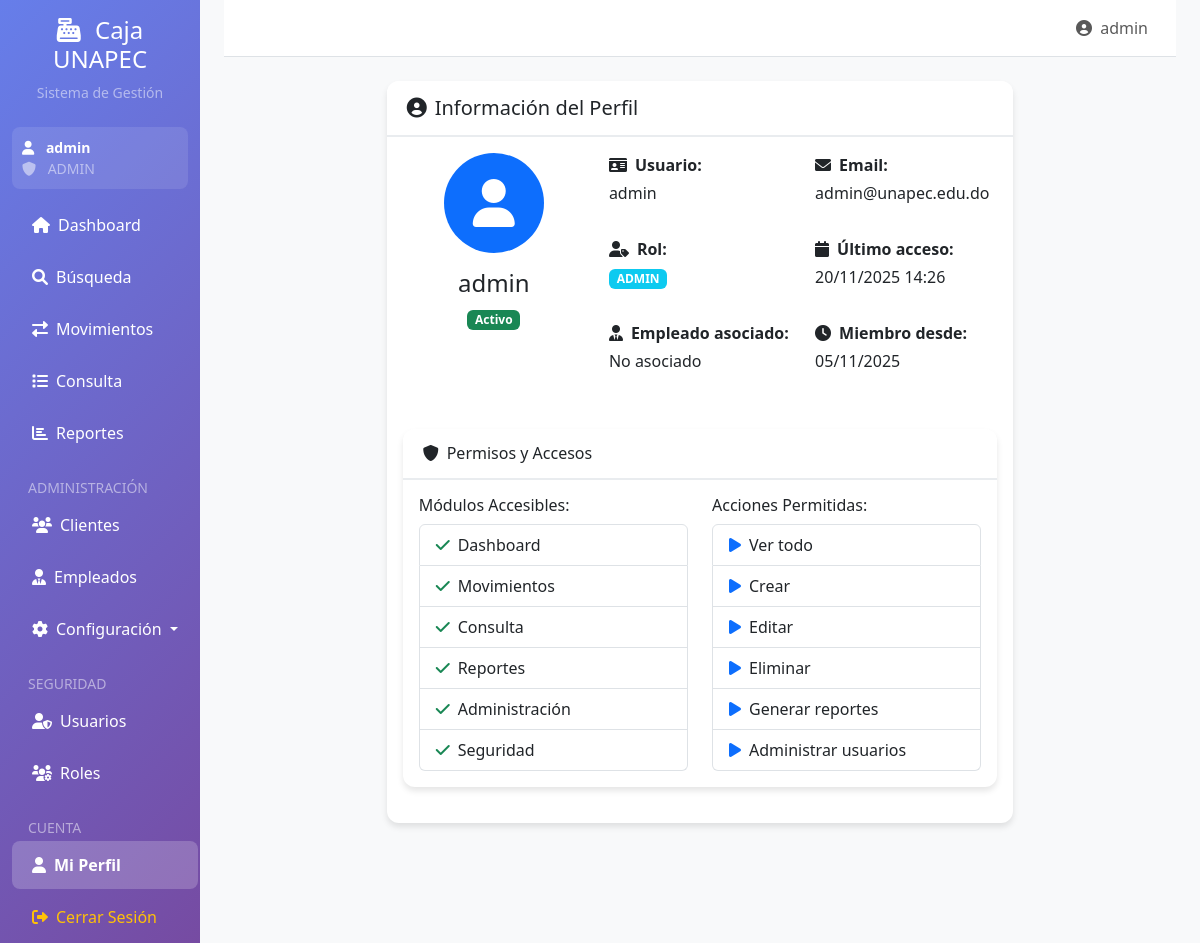
Page /perfil (signed in) on the earlier database version.
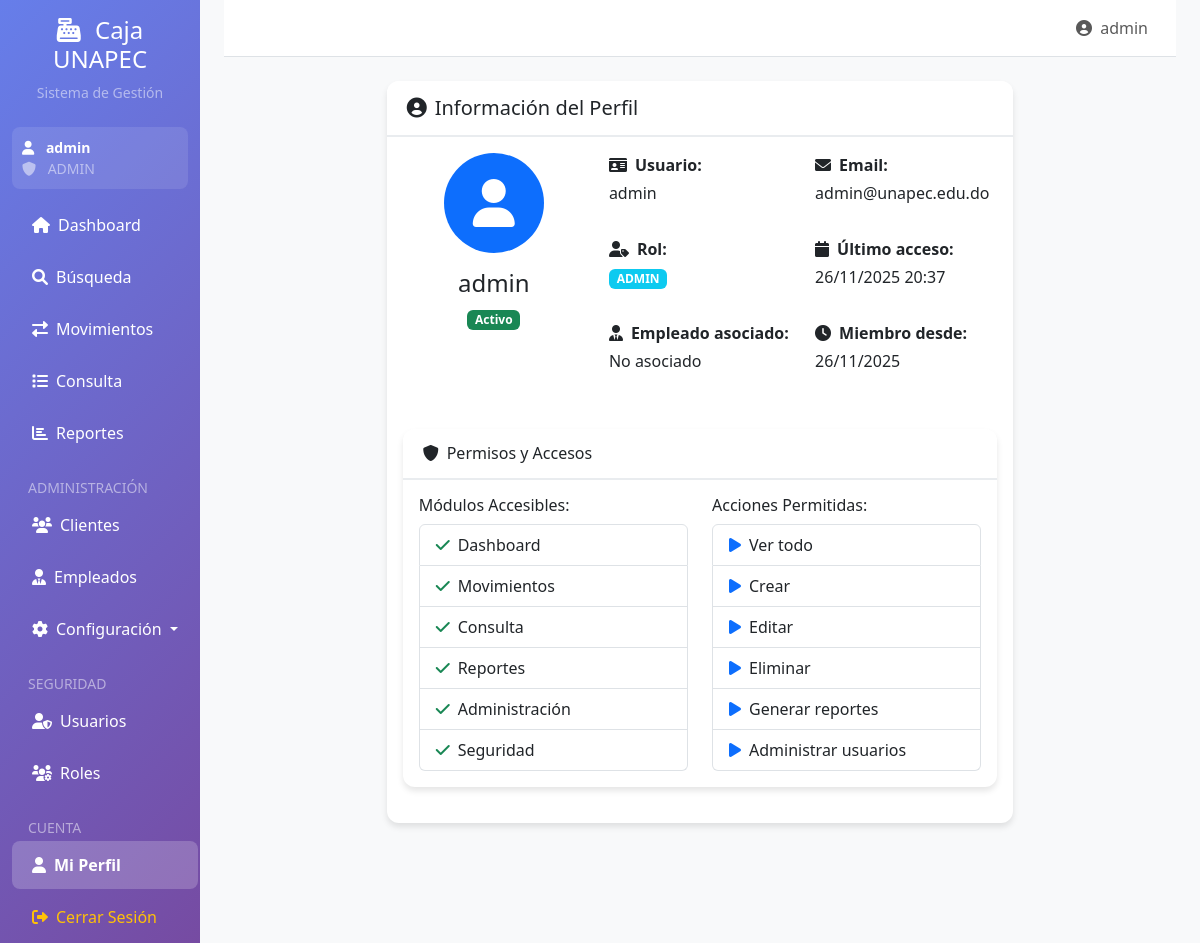
Same page on the later database version.
### app.py (models this page shows)
class Usuario(UserMixin, db.Model):
    id = db.Column(db.Integer, primary_key=True)
    username = db.Column(db.String(50), unique=True, nullable=False)
    password = db.Column(db.String(255), nullable=False)
    email = db.Column(db.String(100), unique=True, nullable=False)
    empleado_id = db.Column(db.Integer, db.ForeignKey('empleado.id'))
    rol_id = db.Column(db.Integer, db.ForeignKey('rol.id'), nullable=False)
    estado = db.Column(db.String(20), default='Activo')
    fecha_creacion = db.Column(db.DateTime, default=datetime.now)
    ultimo_acceso = db.Column(db.DateTime)

### app.py (the view)
@app.route('/perfil')
@login_required
def perfil():
    return render_template('perfil.html',
                         obtener_modulos_permitidos=obtener_modulos_permitidos,
                         obtener_acciones_permitidas=obtener_acciones_permitidas)

### app.py (called while the page is built)
@login_manager.user_loader
def load_user(user_id):
    return Usuario.query.get(int(user_id))

def obtener_modulos_permitidos(rol):
    permisos = {
        'ADMIN': ['Dashboard', 'Movimientos', 'Consulta', 'Reportes', 'Administración', 'Seguridad'],
        'GERENTE': ['Dashboard', 'Movimientos', 'Consulta', 'Reportes', 'Administración'],
        'CAJERO': ['Dashboard', 'Movimientos'],
        'CONSULTA': ['Dashboard', 'Consulta', 'Reportes']
    }
    return permisos.get(rol, [])

def obtener_acciones_permitidas(rol):
    acciones = {
        'ADMIN': ['Ver todo', 'Crear', 'Editar', 'Eliminar', 'Generar reportes', 'Administrar usuarios'],
        'GERENTE': ['Ver todo', 'Crear', 'Editar', 'Generar reportes',],
        'CAJERO': ['Ver movimientos', 'Crear movimientos'],
        'CONSULTA': ['Ver consultas', 'Generar reportes']
    }
    return acciones.get(rol, [])

@app.context_processor
def inject_datetime():
    return {'datetime': datetime}

### templates/perfil.html (shortened to what the changed rows need)
{% extends "base.html" %}
{% block content %}
<div class="row justify-content-center">
    <div class="col-md-8">
        <div class="card">
            <div class="card-body">
                <div class="row">
                    <div class="col-md-4 text-center mb-4">
                        <div class="bg-primary text-white rounded-circle d-inline-flex align-items-center justify-content-center" style="width: 100px; height: 100px;">
                            <i class="fas fa-user fa-3x"></i>
                        </div>
                        <h4 class="mt-3">{{ current_user.username }}</h4>
                        <span class="badge bg-{% if current_user.estado == 'Activo' %}success{% else %}danger{% endif %}">
                            {{ current_user.estado }}
                        </span>
                    </div>
                    <div class="col-md-8">
                        <div class="row">
                            <div class="col-md-6 mb-3">
                                <strong><i class="fas fa-id-card me-2"></i>Usuario:</strong>
                                <p class="mt-1">{{ current_user.username }}</p>
                            </div>
                            <div class="col-md-6 mb-3">
                                <strong><i class="fas fa-envelope me-2"></i>Email:</strong>
                                <p class="mt-1">{{ current_user.email }}</p>
                            </div>
                            <div class="col-md-6 mb-3">
                                <strong><i class="fas fa-calendar me-2"></i>Último acceso:</strong>
                                <p class="mt-1">
                                    {% if current_user.ultimo_acceso %}
                                        {{ current_user.ultimo_acceso.strftime('%d/%m/%Y %H:%M') }}
                                    {% else %}
                                        No registrado
                                    {% endif %}
                                </p>
                            </div>
                            <div class="col-md-6 mb-3">
                                <strong><i class="fas fa-clock me-2"></i>Miembro desde:</strong>
                                <p class="mt-1">{{ current_user.fecha_creacion.strftime('%d/%m/%Y') }}</p>
                            </div>
                        </div>
                    </div>
                </div>
            </div>
        </div>
    </div>
</div>
{% endblock %}

### templates/base.html (shortened to what the changed rows need)
<!DOCTYPE html>
<html lang="es">
<head>
    <link href="https://cdn.jsdelivr.net/npm/bootstrap@5.3.0/dist/css/bootstrap.min.css" rel="stylesheet">
    <link href="https://cdnjs.cloudflare.com/ajax/libs/font-awesome/6.0.0/css/all.min.css" rel="stylesheet">
</head>
<body>
    <div class="container-fluid">
        <div class="row">
            <div class="col-md-3 col-lg-2 sidebar d-md-block collapse">
                <div class="position-sticky pt-3">
                    {% if current_user.is_authenticated %}
                    <div class="user-info">
                        <div class="text-white small">
                            <i class="fas fa-user me-2"></i>
                            <strong>{{ current_user.username }}</strong>
                        </div>
                        <div class="text-white-50 small">
                            <i class="fas fa-shield-alt me-2"></i>
                            {{ current_user.rol.nombre }}
                        </div>
                    </div>
                    {% endif %}
                </div>
            </div>
            <div class="col-md-9 col-lg-10 main-content ms-sm-auto px-md-4">
                <nav class="navbar navbar-expand-lg navbar-light bg-white border-bottom">
                    <div class="container-fluid">
                        <div class="navbar-nav ms-auto">
                            {% if current_user.is_authenticated %}
                            <span class="navbar-text me-3">
                                <i class="fas fa-user-circle me-1"></i>
                                {{ current_user.username }}
                            </span>
                            {% endif %}
                        </div>
                    </div>
                </nav>
                <main class="py-4">
                    {% block content %}{% endblock %}
                </main>
            </div>
        </div>
    </div>
</body>
</html>

Differences in the rows shown:
changed Usuario "admin": ultimo_acceso "20/11/2025 14:26" → "26/11/2025 20:37"; fecha_creacion "05/11/2025" → "26/11/2025"
